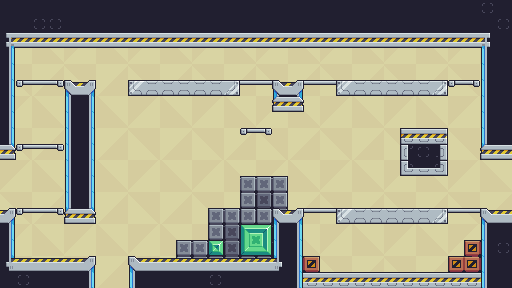

Rendered tile map (Tiled .tmx) drawn with the repository's tilesets; below, a short description and the full map source, tile grids included:
An orthogonal 32x18 tile map with 16x16 px tiles, 3 tile layers (Back, Tiles, Edge), 3 tilesets.

<map version="1.4" tiledversion="1.4.3" orientation="orthogonal" renderorder="right-down" width="32" height="18" tilewidth="16" tileheight="16" infinite="0" nextlayerid="4" nextobjectid="1">
 <tileset firstgid="1" name="GUI" tilewidth="16" tileheight="16" tilecount="105" columns="15">
  <image source="GUI.png" width="240" height="112" />
 </tileset>
 <tileset firstgid="106" name="Tileset" tilewidth="16" tileheight="16" tilecount="176" columns="16">
  <image source="Tileset.png" width="256" height="176" />
 </tileset>
 <tileset firstgid="282" name="6" tilewidth="64" tileheight="64" tilecount="1" columns="1">
  <image source="Backgrounds/6.png" width="64" height="64" />
 </tileset>
 <layer id="2" name="Back" width="32" height="18">
  <data encoding="csv">
0,0,0,0,0,0,0,0,0,0,0,0,0,0,0,0,0,0,0,0,0,0,0,0,0,0,0,0,0,0,0,0,
0,0,0,0,0,0,0,0,0,0,0,0,0,0,0,0,0,0,0,0,0,0,0,0,0,0,0,0,0,0,0,0,
0,0,0,0,0,0,0,0,0,0,0,0,0,0,0,0,0,0,0,0,0,0,0,0,0,0,0,0,0,0,0,0,
0,0,0,0,0,0,0,0,0,0,0,0,0,0,0,0,0,0,0,0,0,0,0,0,0,0,0,0,0,0,0,0,
0,0,0,0,0,0,0,0,0,0,0,0,0,0,0,0,0,0,0,0,0,0,0,0,0,0,0,0,0,0,0,0,
282,0,0,0,282,0,0,0,282,0,0,0,282,0,0,0,282,0,0,0,282,0,0,0,282,0,0,0,282,0,0,0,
0,0,0,0,0,0,0,0,0,0,0,0,0,0,0,0,0,0,0,0,0,0,0,0,0,0,0,0,0,0,0,0,
0,0,0,0,0,0,0,0,0,0,0,0,0,0,0,0,0,0,0,0,0,0,0,0,0,0,0,0,0,0,0,0,
0,0,0,0,0,0,0,0,0,0,0,0,0,0,0,0,0,0,0,0,0,0,0,0,0,0,0,0,0,0,0,0,
282,0,0,0,282,0,0,0,282,0,0,0,282,0,0,0,282,0,0,0,282,0,0,0,282,0,0,0,282,0,0,0,
0,0,0,0,0,0,0,0,0,0,0,0,0,0,0,0,0,0,0,0,0,0,0,0,0,0,0,0,0,0,0,0,
0,0,0,0,0,0,0,0,0,0,0,0,0,0,0,0,0,0,0,0,0,0,0,0,0,0,0,0,0,0,0,0,
0,0,0,0,0,0,0,0,0,0,0,0,0,0,0,0,0,0,0,0,0,0,0,0,0,0,0,0,0,0,0,0,
282,0,0,0,282,0,0,0,282,0,0,0,282,0,0,0,282,0,0,0,282,0,0,0,282,0,0,0,282,0,0,0,
0,0,0,0,0,0,0,0,0,0,0,0,0,0,0,0,0,0,0,0,0,0,0,0,0,0,0,0,0,0,0,0,
0,0,0,0,0,0,0,0,0,0,0,0,0,0,0,0,0,0,0,0,0,0,0,0,0,0,0,0,0,0,0,0,
0,0,0,0,0,0,0,0,0,0,0,0,0,0,0,0,0,0,0,0,0,0,0,0,0,0,0,0,0,0,0,0,
282,0,0,0,282,0,0,0,282,0,0,0,282,0,0,0,282,0,0,0,282,0,0,0,282,0,0,0,282,0,0,0
</data>
 </layer>
 <layer id="3" name="Tiles" width="32" height="18">
  <data encoding="csv">
0,0,0,0,0,0,0,0,0,0,0,0,0,0,0,0,0,0,0,0,0,0,0,0,0,0,0,0,0,0,0,0,
0,0,0,0,0,0,0,0,0,0,0,0,0,0,0,0,0,0,0,0,0,0,0,0,0,0,0,0,0,0,0,0,
0,0,0,0,0,0,0,0,0,0,0,0,0,0,0,0,0,0,0,0,0,0,0,0,0,0,0,0,0,0,0,0,
0,0,0,0,0,0,0,0,0,0,0,0,0,0,0,0,0,0,0,0,0,0,0,0,0,0,0,0,0,0,0,0,
0,0,0,0,0,0,0,0,0,0,0,0,0,0,0,0,0,0,0,0,0,0,0,0,0,0,0,0,0,0,0,0,
0,262,263,264,0,0,0,0,118,119,119,119,119,119,120,263,263,0,0,263,263,118,119,119,119,119,119,120,262,264,0,0,
0,0,0,0,0,0,0,0,0,0,0,0,0,0,0,0,0,0,0,0,0,0,0,0,0,0,0,0,0,0,0,0,
0,0,0,0,0,0,0,0,0,0,0,0,0,0,0,0,0,0,0,0,0,0,0,0,0,0,0,0,0,0,0,0,
0,0,0,0,0,0,0,0,0,0,0,0,0,0,0,262,264,0,0,0,0,0,0,0,0,234,235,236,0,0,0,0,
0,262,263,264,0,0,0,0,0,0,0,0,0,0,0,0,0,0,0,0,0,0,0,0,0,250,251,252,0,0,0,0,
0,0,0,0,0,0,0,0,0,0,0,0,0,0,0,0,0,0,0,0,0,0,0,0,0,266,267,268,0,0,0,0,
0,0,0,0,0,0,0,0,0,0,0,0,0,0,0,171,171,172,0,0,0,0,0,0,0,0,0,0,0,0,0,0,
0,0,0,0,0,0,0,0,0,0,0,0,0,0,0,186,187,188,0,0,0,0,0,0,0,0,0,0,0,0,0,0,
0,262,263,264,0,0,0,0,0,0,0,0,0,170,171,190,190,187,0,263,263,118,119,119,119,119,119,120,263,263,0,0,
0,0,0,0,0,0,0,0,0,0,0,0,0,186,187,199,200,187,0,0,0,0,0,0,0,0,0,0,0,0,0,0,
0,0,0,0,0,0,0,0,0,0,0,170,171,198,187,215,216,187,0,0,0,0,0,0,0,0,0,0,0,240,257,0,
0,0,0,0,0,0,0,0,0,0,0,186,187,187,187,187,187,187,257,242,0,0,0,0,0,0,0,0,240,260,257,0,
0,0,0,0,0,0,0,0,0,0,0,0,0,0,0,0,0,0,235,235,235,235,235,235,235,235,235,235,235,235,235,0
</data>
 </layer>
 <layer id="1" name="Edge" width="32" height="18">
  <data encoding="csv">
83,83,83,83,83,83,83,83,83,83,83,83,83,83,83,83,83,83,83,83,83,83,83,83,83,83,83,83,83,83,251,83,
83,83,251,251,83,83,83,83,83,83,83,83,83,83,83,83,83,83,83,83,83,83,83,83,83,83,83,83,83,83,83,251,
70,98,98,98,98,98,98,98,98,98,98,98,98,98,98,98,98,98,98,98,98,98,98,98,98,98,98,98,98,98,71,83,
84,0,0,0,0,0,0,0,0,0,0,0,0,0,0,0,0,0,0,0,0,0,0,0,0,0,0,0,0,0,82,83,
84,0,0,0,0,0,0,0,0,0,0,0,0,0,0,0,0,0,0,0,0,0,0,0,0,0,0,0,0,0,82,83,
84,0,0,0,67,69,0,0,0,0,0,0,0,0,0,0,0,67,69,0,0,0,0,0,0,0,0,0,0,0,82,83,
84,0,0,0,82,84,0,0,0,0,0,0,0,0,0,0,0,97,99,0,0,0,0,0,0,0,0,0,0,0,82,83,
84,0,0,0,82,84,0,0,0,0,0,0,0,0,0,0,0,0,0,0,0,0,0,0,0,0,0,0,0,0,82,83,
84,0,0,0,82,84,0,0,0,0,0,0,0,0,0,0,0,0,0,0,0,0,0,0,0,0,0,0,0,0,82,83,
99,0,0,0,82,84,0,0,0,0,0,0,0,0,0,0,0,0,0,0,0,0,0,0,0,0,0,0,0,0,97,98,
0,0,0,0,82,84,0,0,0,0,0,0,0,0,0,0,0,0,0,0,0,0,0,0,0,0,0,0,0,0,0,0,
0,0,0,0,82,84,0,0,0,0,0,0,0,0,0,0,0,0,0,0,0,0,0,0,0,0,0,0,0,0,0,0,
0,0,0,0,82,84,0,0,0,0,0,0,0,0,0,0,0,0,0,0,0,0,0,0,0,0,0,0,0,0,0,0,
69,0,0,0,97,99,0,0,0,0,0,0,0,0,0,0,0,67,69,0,0,0,0,0,0,0,0,0,0,0,67,68,
84,0,0,0,0,0,0,0,0,0,0,0,0,0,0,0,0,82,84,0,0,0,0,0,0,0,0,0,0,0,82,83,
84,0,0,0,0,0,0,0,0,0,0,0,0,0,0,0,0,82,84,0,0,0,0,0,0,0,0,0,0,0,82,251,
85,68,68,68,68,69,0,0,67,68,68,68,68,68,68,68,68,86,84,0,0,0,0,0,0,0,0,0,0,0,82,83,
83,251,83,83,83,84,0,0,82,83,83,83,83,251,83,83,83,83,84,0,0,0,0,0,0,0,0,0,0,0,82,83
</data>
 </layer>
</map>
